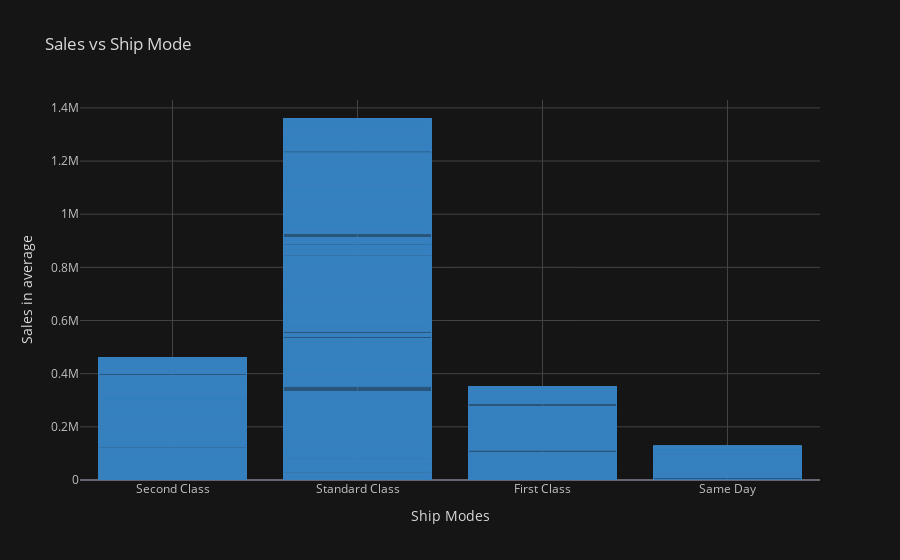

Notebook source saved alongside this figure:
### Markdown cell above
## Running data Analysis

### Code cell
df.iplot(kind='bar',x='Ship Mode',y='Sales',xTitle='Ship Modes',
         yTitle='Sales in average',title='Sales vs Ship Mode',colors=['blue'],theme='solar')

### Figure 1 — Plotly figure (JSON) as saved in the notebook; plotly's stock layout.template omitted (floating-point values rounded to 4 significant figures; data arrays with more than 128 entries replaced by an {"elided": "..."} marker saying what was removed)
{"data": [{"marker": {"color": "rgba(55, 128, 191, 0.6)", "line": {"color": "rgba(55, 128, 191, 1.0)", "width": 1}}, "name": "Sales", "orientation": "v", "text": "", "type": "bar", "x": {"elided": "9994 str values"}, "y": {"elided": "9994 float values"}}], "layout": {"legend": {"bgcolor": "#151516", "font": {"color": "#D9D9D9"}}, "paper_bgcolor": "#151516", "plot_bgcolor": "#151516", "title": {"font": {"color": "#D9D9D9"}, "text": "Sales vs Ship Mode"}, "xaxis": {"gridcolor": "#434343", "showgrid": true, "tickfont": {"color": "#C2C2C2"}, "title": {"font": {"color": "#D9D9D9"}, "text": "Ship Modes"}, "zerolinecolor": "#666570"}, "yaxis": {"gridcolor": "#434343", "showgrid": true, "tickfont": {"color": "#C2C2C2"}, "title": {"font": {"color": "#D9D9D9"}, "text": "Sales in average"}, "zerolinecolor": "#666570"}}}
